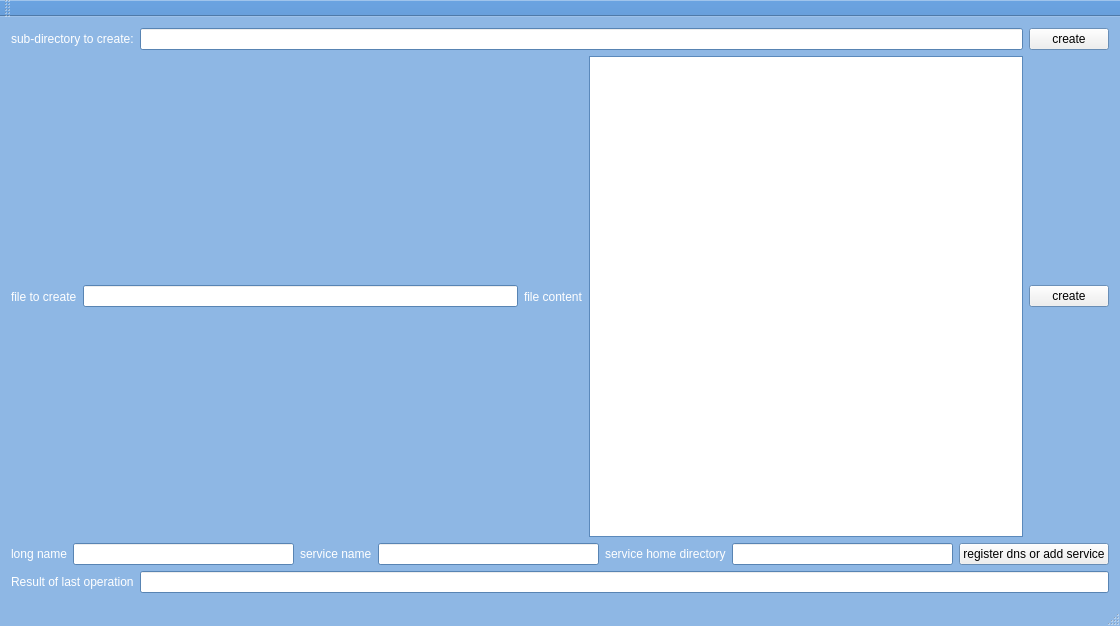
<?xml version="1.0" encoding="UTF-8"?>
<ui version="4.0">
 <class>MainWindow</class>
 <widget class="QMainWindow" name="MainWindow">
  <property name="geometry">
   <rect>
    <x>0</x>
    <y>0</y>
    <width>1120</width>
    <height>626</height>
   </rect>
  </property>
  <property name="palette">
   <palette>
    <active>
     <colorrole role="WindowText">
      <brush brushstyle="SolidPattern">
       <color alpha="255">
        <red>255</red>
        <green>255</green>
        <blue>255</blue>
       </color>
      </brush>
     </colorrole>
     <colorrole role="Text">
      <brush brushstyle="SolidPattern">
       <color alpha="255">
        <red>141</red>
        <green>65</green>
        <blue>65</blue>
       </color>
      </brush>
     </colorrole>
     <colorrole role="Base">
      <brush brushstyle="SolidPattern">
       <color alpha="255">
        <red>255</red>
        <green>255</green>
        <blue>255</blue>
       </color>
      </brush>
     </colorrole>
     <colorrole role="Window">
      <brush brushstyle="SolidPattern">
       <color alpha="169">
        <red>85</red>
        <green>147</green>
        <blue>215</blue>
       </color>
      </brush>
     </colorrole>
    </active>
    <inactive>
     <colorrole role="WindowText">
      <brush brushstyle="SolidPattern">
       <color alpha="255">
        <red>255</red>
        <green>255</green>
        <blue>255</blue>
       </color>
      </brush>
     </colorrole>
     <colorrole role="Text">
      <brush brushstyle="SolidPattern">
       <color alpha="255">
        <red>141</red>
        <green>65</green>
        <blue>65</blue>
       </color>
      </brush>
     </colorrole>
     <colorrole role="Base">
      <brush brushstyle="SolidPattern">
       <color alpha="255">
        <red>255</red>
        <green>255</green>
        <blue>255</blue>
       </color>
      </brush>
     </colorrole>
     <colorrole role="Window">
      <brush brushstyle="SolidPattern">
       <color alpha="169">
        <red>85</red>
        <green>147</green>
        <blue>215</blue>
       </color>
      </brush>
     </colorrole>
    </inactive>
    <disabled>
     <colorrole role="WindowText">
      <brush brushstyle="SolidPattern">
       <color alpha="255">
        <red>159</red>
        <green>158</green>
        <blue>158</blue>
       </color>
      </brush>
     </colorrole>
     <colorrole role="Text">
      <brush brushstyle="SolidPattern">
       <color alpha="255">
        <red>159</red>
        <green>158</green>
        <blue>158</blue>
       </color>
      </brush>
     </colorrole>
     <colorrole role="Base">
      <brush brushstyle="SolidPattern">
       <color alpha="169">
        <red>85</red>
        <green>147</green>
        <blue>215</blue>
       </color>
      </brush>
     </colorrole>
     <colorrole role="Window">
      <brush brushstyle="SolidPattern">
       <color alpha="169">
        <red>85</red>
        <green>147</green>
        <blue>215</blue>
       </color>
      </brush>
     </colorrole>
    </disabled>
   </palette>
  </property>
  <property name="windowTitle">
   <string>MainWindow</string>
  </property>
  <widget class="QWidget" name="centralWidget">
   <layout class="QVBoxLayout" name="verticalLayout">
    <item>
     <layout class="QHBoxLayout" name="horizontalLayout">
      <item>
       <widget class="QLabel" name="label">
        <property name="text">
         <string>sub-directory to create:</string>
        </property>
       </widget>
      </item>
      <item>
       <widget class="QLineEdit" name="create_sub_dir"/>
      </item>
      <item>
       <widget class="QPushButton" name="pb_sub_dir_create">
        <property name="text">
         <string>create</string>
        </property>
       </widget>
      </item>
     </layout>
    </item>
    <item>
     <layout class="QHBoxLayout" name="horizontalLayout_2">
      <item>
       <widget class="QLabel" name="label_2">
        <property name="text">
         <string>file to create</string>
        </property>
       </widget>
      </item>
      <item>
       <widget class="QLineEdit" name="create_file"/>
      </item>
      <item>
       <widget class="QLabel" name="label_3">
        <property name="palette">
         <palette>
          <active>
           <colorrole role="Text">
            <brush brushstyle="SolidPattern">
             <color alpha="255">
              <red>255</red>
              <green>255</green>
              <blue>255</blue>
             </color>
            </brush>
           </colorrole>
          </active>
          <inactive>
           <colorrole role="Text">
            <brush brushstyle="SolidPattern">
             <color alpha="255">
              <red>255</red>
              <green>255</green>
              <blue>255</blue>
             </color>
            </brush>
           </colorrole>
          </inactive>
          <disabled>
           <colorrole role="Text">
            <brush brushstyle="SolidPattern">
             <color alpha="255">
              <red>159</red>
              <green>158</green>
              <blue>158</blue>
             </color>
            </brush>
           </colorrole>
          </disabled>
         </palette>
        </property>
        <property name="text">
         <string>file content</string>
        </property>
       </widget>
      </item>
      <item>
       <widget class="QTextEdit" name="file_content"/>
      </item>
      <item>
       <widget class="QPushButton" name="pb_file_create">
        <property name="text">
         <string>create</string>
        </property>
       </widget>
      </item>
     </layout>
    </item>
    <item>
     <layout class="QHBoxLayout" name="horizontalLayout_3">
      <item>
       <widget class="QLabel" name="label_4">
        <property name="text">
         <string>long name</string>
        </property>
       </widget>
      </item>
      <item>
       <widget class="QLineEdit" name="long_name"/>
      </item>
      <item>
       <widget class="QLabel" name="label_5">
        <property name="text">
         <string>service name</string>
        </property>
       </widget>
      </item>
      <item>
       <widget class="QLineEdit" name="service_name"/>
      </item>
      <item>
       <widget class="QLabel" name="label_6">
        <property name="text">
         <string>service home directory</string>
        </property>
       </widget>
      </item>
      <item>
       <widget class="QLineEdit" name="service_path"/>
      </item>
      <item>
       <widget class="QPushButton" name="pb_dns">
        <property name="text">
         <string>register dns or add service</string>
        </property>
       </widget>
      </item>
     </layout>
    </item>
    <item>
     <layout class="QHBoxLayout" name="horizontalLayout_4">
      <item>
       <widget class="QLabel" name="label_7">
        <property name="text">
         <string>Result of last operation</string>
        </property>
       </widget>
      </item>
      <item>
       <widget class="QLineEdit" name="result">
        <property name="readOnly">
         <bool>true</bool>
        </property>
       </widget>
      </item>
     </layout>
    </item>
   </layout>
  </widget>
  <widget class="QMenuBar" name="menuBar">
   <property name="geometry">
    <rect>
     <x>0</x>
     <y>0</y>
     <width>1120</width>
     <height>25</height>
    </rect>
   </property>
  </widget>
  <widget class="QToolBar" name="mainToolBar">
   <attribute name="toolBarArea">
    <enum>TopToolBarArea</enum>
   </attribute>
   <attribute name="toolBarBreak">
    <bool>false</bool>
   </attribute>
  </widget>
  <widget class="QStatusBar" name="statusBar"/>
 </widget>
 <layoutdefault spacing="6" margin="11"/>
 <resources/>
 <connections/>
</ui>
